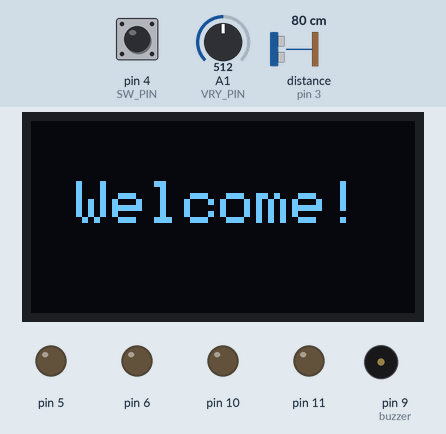
Recording of a sketch running on a simulated Arduino Uno, built with avr-gcc and run on an emulated ATmega328P. On the bench: 128×64 one-colour display, output pins drawn as LEDs (lit = HIGH), buzzer (waves = sounding). The test bench sets the inputs (shaded band); at power-on: pin 4 (SW_PIN) HIGH, A1 (VRY_PIN) = 512, distance to the obstacle (sensor on pin 3) 80 cm. The echo pulse lasts 58.3 µs per cm; pins used as bus, display or sensor lines are not drawn.

Above: at 2.2 s.
At 6.3 s:
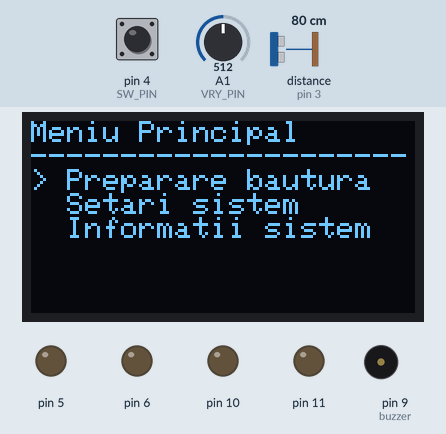
6.4 s: pin 4 (SW_PIN) pulled LOW for 1 s
At 13.9 s:
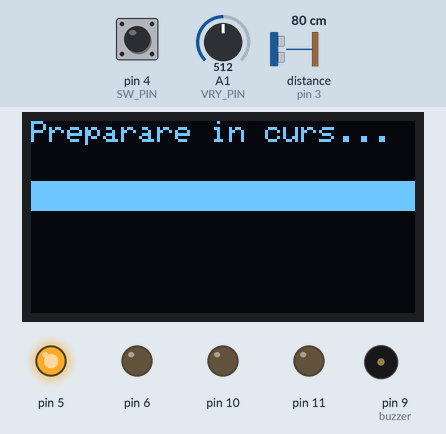
17.9 s: A1 (VRY_PIN) set to 610
20.9 s: pin 4 (SW_PIN) pulled LOW for 3.2 s
At 22.84 s:
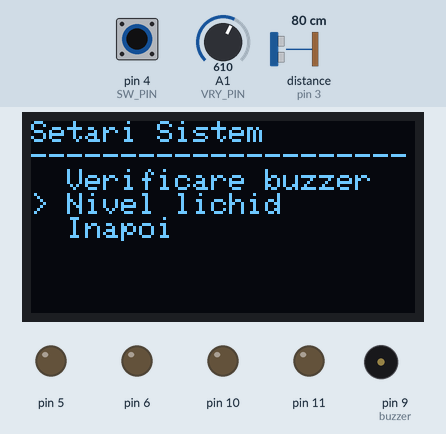
25.8 s: pin 4 (SW_PIN) pulled LOW for 3.2 s
At 29.0 s:
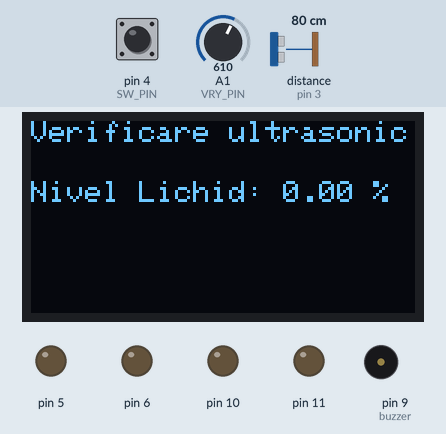
30.5 s: A1 (VRY_PIN) set to 590
Timing chart, 0 to 33.5 s (numbered marks = the images above; inputs shaded):
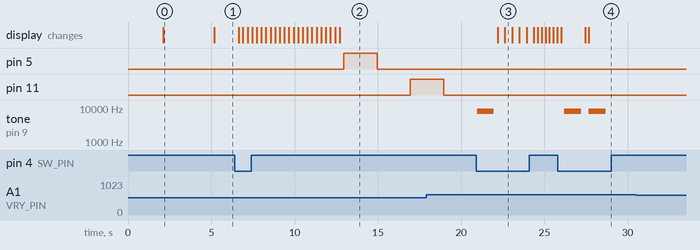

Measured:
- after the input at 6.4 s, pin 5: LOW → HIGH after 6.6 s, → LOW 2.0 s later; pin 11: LOW → HIGH after 10.6 s; the display: first changes after 0.26 s (image 2 shows a later state)
- after the input at 25.8 s, tone on pin 9 (buzzer): alternates 7992 Hz for 1.0 s and silent for 0.47 s, 4 changes in all, then stays silent, starting after 0.40 s
- what the display in image 0 shows lasts 3.1 s, from 2.1 s to 5.2 s
- what the display in image 3 shows lasts 0.5 s, from 22.6 s to 23.1 s

The sketch:

Sistem-Automatizat-De-Management-Si-Distributia-Lichidelor.ino
```cpp
#include <Wire.h>
#include <Adafruit_GFX.h>
#include <Adafruit_SSD1306.h>

// Configurare display OLED
#define SCREEN_WIDTH 128
#define SCREEN_HEIGHT 64
#define OLED_RESET -1
#define SCREEN_ADDRESS 0x3C
Adafruit_SSD1306 display(SCREEN_WIDTH, SCREEN_HEIGHT, &Wire, OLED_RESET);

// Configurare pinii pentru senzor ultrasonic
#define TRIG_PIN 2
#define ECHO_PIN 3

float H_max = 6;  // Înălțimea maximă a lichidului în cm

// Configurare joystick
#define VRY_PIN A1                         // Pin pentru axa Y
#define SW_PIN 4                           // Pin pentru buton
int yValue = 0;                            // Valoare axa Y
int buttonState = 0;                       // Starea butonului
int menuCursor = 1;                        // Poziția în meniu (1 = prima opțiune)
const int maxMenuItemsMain = 3;            // Numărul total de opțiuni în meniul principal
const int maxMenuItemsDrinks = 4;          // Numărul de băuturi (include opțiunea Înapoi)
const int maxMenuItemsSizes = 4;           // Numărul de dimensiuni (include opțiunea Înapoi)
const int maxMenuItemsConfirm = 3;         // Numărul de opțiuni în confirmare (include opțiunea Înapoi)
const int maxMenuItemsSystemSettings = 3;  // Numărul de opțiuni în Setări sistem (inclus Verificare ultrasonic)

int currentPage = 0;    // Pagina curentă (0 = meniul principal, 1 = Selectare băutură, 2 = Selectare cantitate, 3 = Confirmare selecție, 4 = Setări sistem, 5 = Informații sistem)
int drinkCursor = 1;    // Poziția în lista de băuturi
int sizeCursor = 1;     // Poziția în lista de cantități
int confirmCursor = 1;  // Poziția în lista de confirmare


// Configurare pinii pentru L298N
const int IN1 = 5;   // Pin de control pentru motorul 1, direcția 1
const int IN2 = 6;   // Pin de control pentru motorul 1, direcția 2
const int IN3 = 11;  // Pin de control pentru motorul 2, direcția 1
const int IN4 = 10;  // Pin de control pentru motorul 2, direcția 2


// Configurare buzzer
bool buzzerHasPlayed = false;  // Variabilă pentru a controla dacă buzzer-ul a sunat

// 'logo (1)', 128x64px
const unsigned char epd_bitmap_logo__1_[] PROGMEM = {
  0xff, 0xff, 0xff, 0xff, 0xff, 0xff, 0xff, 0xff, 0xff, 0xff, 0xff, 0xff, 0xff, 0xff, 0xff, 0xff,
  0xff, 0xff, 0xff, 0xff, 0xff, 0xff, 0xff, 0xff, 0xff, 0xff, 0xff, 0xff, 0xff, 0xff, 0xff, 0xff,
  0xff, 0xff, 0xff, 0xff, 0xff, 0xff, 0xff, 0xff, 0xff, 0xff, 0xff, 0xff, 0xff, 0xff, 0xff, 0xff,
  0xff, 0xff, 0xff, 0xff, 0xff, 0xff, 0xff, 0xff, 0xff, 0xff, 0xff, 0xff, 0xff, 0xff, 0xff, 0xff,
  0xff, 0xff, 0xff, 0xff, 0xff, 0xff, 0xff, 0xff, 0xff, 0xff, 0xff, 0xff, 0xff, 0xff, 0xff, 0xff,
  0xff, 0xff, 0xff, 0xff, 0xff, 0xff, 0xff, 0xff, 0xff, 0xff, 0xff, 0xff, 0xff, 0xff, 0xff, 0xff,
  0xff, 0xff, 0xff, 0xff, 0xff, 0xff, 0xff, 0xff, 0xff, 0xff, 0xff, 0xff, 0xff, 0xff, 0xff, 0xff,
  0xff, 0xff, 0xff, 0xff, 0xff, 0xff, 0xff, 0xff, 0xff, 0xff, 0xff, 0xff, 0xff, 0xff, 0xff, 0xff,
  0xff, 0xff, 0xff, 0xff, 0xff, 0xff, 0xff, 0xff, 0xff, 0xff, 0xff, 0xff, 0xff, 0xff, 0xff, 0xff,
  0xff, 0xff, 0xff, 0xff, 0xff, 0xff, 0xff, 0xff, 0xff, 0xff, 0xff, 0xff, 0xff, 0xff, 0xff, 0xff,
  0xff, 0xff, 0xff, 0xff, 0xff, 0xff, 0xff, 0xff, 0xff, 0xff, 0xff, 0xff, 0xff, 0xff, 0xff, 0xff,
  0xff, 0xff, 0xff, 0xff, 0xff, 0xff, 0xff, 0xff, 0x7f, 0xff, 0xff, 0xff, 0xff, 0xff, 0xff, 0xff,
  0xff, 0xff, 0xff, 0xff, 0xff, 0xff, 0xff, 0xff, 0x7f, 0xff, 0xff, 0xff, 0xff, 0xff, 0xff, 0xff,
  0xff, 0xff, 0xff, 0xff, 0xff, 0xff, 0xff, 0xef, 0x7f, 0xff, 0xff, 0xff, 0xff, 0xff, 0xff, 0xff,
  0xff, 0xff, 0xff, 0xff, 0xff, 0xff, 0xff, 0xef, 0x6f, 0xff, 0xff, 0xff, 0xff, 0xff, 0xff, 0xff,
  0xff, 0xff, 0xff, 0xff, 0xff, 0xff, 0xff, 0xef, 0x6f, 0xff, 0xff, 0xff, 0xff, 0xff, 0xff, 0xff,
  0xff, 0xff, 0xff, 0xff, 0xff, 0xff, 0xff, 0xee, 0xef, 0xff, 0xff, 0xff, 0xff, 0xff, 0xff, 0xff,
  0xff, 0xff, 0xff, 0xff, 0xff, 0xff, 0xff, 0xce, 0xef, 0xff, 0xff, 0xff, 0xff, 0xff, 0xff, 0xff,
  0xff, 0xff, 0xff, 0xff, 0xff, 0xff, 0xff, 0xdc, 0xcf, 0xff, 0xff, 0xff, 0xff, 0xff, 0xff, 0xff,
  0xff, 0xff, 0xff, 0xff, 0xff, 0xff, 0xff, 0xdd, 0xdf, 0xff, 0xff, 0xff, 0xff, 0xff, 0xff, 0xff,
  0xff, 0xff, 0xff, 0xff, 0xff, 0xff, 0xff, 0x9d, 0xdf, 0xff, 0xff, 0xff, 0xff, 0xff, 0xff, 0xff,
  0xff, 0xff, 0xff, 0xff, 0xff, 0xff, 0xff, 0xbd, 0x9f, 0xff, 0xff, 0xff, 0xff, 0xff, 0xff, 0xff,
  0xff, 0xff, 0xff, 0xff, 0xff, 0xff, 0xff, 0xb9, 0x9f, 0xff, 0xff, 0xff, 0xff, 0xff, 0xff, 0xff,
  0xff, 0xff, 0xff, 0xff, 0xff, 0xff, 0xff, 0xb9, 0xbf, 0xff, 0xff, 0xff, 0xff, 0xff, 0xff, 0xff,
  0xff, 0xff, 0xff, 0xff, 0xff, 0xff, 0xff, 0xfb, 0xff, 0xff, 0xff, 0xff, 0xff, 0xff, 0xff, 0xff,
  0xff, 0xff, 0xff, 0xff, 0xff, 0xff, 0xff, 0xdd, 0xdf, 0xff, 0xff, 0xff, 0xff, 0xff, 0xff, 0xff,
  0xff, 0xff, 0xff, 0xff, 0xff, 0xff, 0xff, 0xfd, 0xff, 0xff, 0xff, 0xff, 0xff, 0xff, 0xff, 0xff,
  0xff, 0xff, 0xff, 0xff, 0xff, 0xff, 0xff, 0xfd, 0xff, 0xff, 0xff, 0xff, 0xff, 0xff, 0xff, 0xff,
  0xff, 0xff, 0xff, 0xff, 0xff, 0xff, 0xff, 0xfd, 0xff, 0xff, 0xff, 0xff, 0xff, 0xff, 0xff, 0xff,
  0xff, 0xff, 0xff, 0xff, 0xff, 0xff, 0xff, 0xff, 0xfe, 0xff, 0xff, 0xff, 0xff, 0xff, 0xff, 0xff,
  0xff, 0xff, 0xff, 0xff, 0xff, 0xff, 0xef, 0xff, 0xff, 0xbf, 0xff, 0xff, 0xff, 0xff, 0xff, 0xff,
  0xff, 0xff, 0xff, 0xff, 0xff, 0xff, 0xfb, 0xf0, 0xfe, 0xff, 0xff, 0xff, 0xff, 0xff, 0xff, 0xff,
  0xff, 0xff, 0xff, 0xff, 0xff, 0xff, 0xb6, 0x1f, 0xc3, 0x63, 0xff, 0xff, 0xff, 0xff, 0xff, 0xff,
  0xff, 0xff, 0xff, 0xff, 0xff, 0xff, 0xcd, 0xff, 0xfd, 0x91, 0xff, 0xff, 0xff, 0xff, 0xff, 0xff,
  0xff, 0xff, 0xff, 0xff, 0xff, 0xff, 0xa3, 0xff, 0xfe, 0x2f, 0xff, 0xff, 0xff, 0xff, 0xff, 0xff,
  0xff, 0xff, 0xff, 0xff, 0xff, 0xff, 0x8c, 0x00, 0x01, 0xcd, 0xff, 0xff, 0xff, 0xff, 0xff, 0xff,
  0xff, 0xff, 0xff, 0xff, 0xff, 0xff, 0x81, 0xff, 0xfe, 0x0d, 0xff, 0xff, 0xff, 0xff, 0xff, 0xff,
  0xff, 0xff, 0xff, 0xff, 0xff, 0xff, 0xcf, 0xdf, 0xff, 0x8b, 0xff, 0xff, 0xff, 0xff, 0xff, 0xff,
  0xff, 0xff, 0xff, 0xff, 0xff, 0xff, 0xcf, 0xff, 0xff, 0x07, 0xff, 0xff, 0xff, 0xff, 0xff, 0xff,
  0xff, 0xff, 0xff, 0xff, 0xff, 0xff, 0xcf, 0xff, 0xf0, 0x07, 0xff, 0xff, 0xff, 0xff, 0xff, 0xff,
  0xff, 0xff, 0xff, 0xff, 0xff, 0xff, 0xcf, 0xff, 0xff, 0x0f, 0xff, 0xff, 0xff, 0xff, 0xff, 0xff,
  0xff, 0xff, 0xff, 0xff, 0xff, 0xff, 0xef, 0xff, 0xfe, 0x0f, 0xff, 0xff, 0xff, 0xff, 0xff, 0xff,
  0xff, 0xff, 0xff, 0xff, 0xff, 0xff, 0xe7, 0xff, 0xf8, 0x3f, 0xff, 0xff, 0xff, 0xff, 0xff, 0xff,
  0xff, 0xff, 0xff, 0xff, 0xff, 0xff, 0xf7, 0xff, 0x8e, 0x3f, 0xff, 0xff, 0xff, 0xff, 0xff, 0xff,
  0xff, 0xff, 0xff, 0xff, 0xff, 0xff, 0xf3, 0xff, 0xfc, 0x7f, 0xff, 0xff, 0xff, 0xff, 0xff, 0xff,
  0xff, 0xff, 0xff, 0xff, 0xff, 0xff, 0xf9, 0xff, 0xe0, 0x7f, 0xff, 0xff, 0xff, 0xff, 0xff, 0xff,
  0xff, 0xff, 0xff, 0xff, 0xff, 0xff, 0xe4, 0xf0, 0x00, 0x3f, 0xff, 0xff, 0xff, 0xff, 0xff, 0xff,
  0xff, 0xff, 0xff, 0xff, 0xff, 0xff, 0xef, 0x3f, 0xf3, 0xdf, 0xff, 0xff, 0xff, 0xff, 0xff, 0xff,
  0xff, 0xff, 0xff, 0xff, 0xff, 0xff, 0xff, 0x83, 0x07, 0xf7, 0xff, 0xff, 0xff, 0xff, 0xff, 0xff,
  0xff, 0xff, 0xff, 0xff, 0xff, 0xff, 0xbf, 0xc0, 0x0f, 0xe7, 0xff, 0xff, 0xff, 0xff, 0xff, 0xff,
  0xff, 0xff, 0xff, 0xff, 0xff, 0xff, 0xcf, 0xff, 0xff, 0x8f, 0xff, 0xff, 0xff, 0xff, 0xff, 0xff,
  0xff, 0xff, 0xff, 0xff, 0xff, 0xff, 0xf0, 0xff, 0xfc, 0x3f, 0xff, 0xff, 0xff, 0xff, 0xff, 0xff,
  0xff, 0xff, 0xff, 0xff, 0xff, 0xff, 0xfe, 0x00, 0x01, 0xff, 0xff, 0xff, 0xff, 0xff, 0xff, 0xff,
  0xff, 0xff, 0xff, 0xff, 0xff, 0xff, 0xff, 0xff, 0xff, 0xff, 0xff, 0xff, 0xff, 0xff, 0xff, 0xff,
  0xff, 0xff, 0xff, 0xff, 0xff, 0xff, 0xff, 0xff, 0xff, 0xff, 0xff, 0xff, 0xff, 0xff, 0xff, 0xff,
  0xff, 0xff, 0xff, 0xff, 0xff, 0xff, 0xff, 0xff, 0xff, 0xff, 0xff, 0xff, 0xff, 0xff, 0xff, 0xff,
  0xff, 0xff, 0xff, 0xff, 0xff, 0xff, 0xff, 0xff, 0xff, 0xff, 0xff, 0xff, 0xff, 0xff, 0xff, 0xff,
  0xff, 0xff, 0xff, 0xff, 0xff, 0xff, 0xff, 0xff, 0xff, 0xff, 0xff, 0xff, 0xff, 0xff, 0xff, 0xff,
  0xff, 0xff, 0xff, 0xff, 0xff, 0xff, 0xff, 0xff, 0xff, 0xff, 0xff, 0xff, 0xff, 0xff, 0xff, 0xff,
  0xff, 0xff, 0xff, 0xff, 0xff, 0xff, 0xff, 0xff, 0xff, 0xff, 0xff, 0xff, 0xff, 0xff, 0xff, 0xff,
  0xff, 0xff, 0xff, 0xff, 0xff, 0xff, 0xff, 0xff, 0xff, 0xff, 0xff, 0xff, 0xff, 0xff, 0xff, 0xff,
  0xff, 0xff, 0xff, 0xff, 0xff, 0xff, 0xff, 0xff, 0xff, 0xff, 0xff, 0xff, 0xff, 0xff, 0xff, 0xff,
  0xff, 0xff, 0xff, 0xff, 0xff, 0xff, 0xff, 0xff, 0xff, 0xff, 0xff, 0xff, 0xff, 0xff, 0xff, 0xff,
  0xff, 0xff, 0xff, 0xff, 0xff, 0xff, 0xff, 0xff, 0xff, 0xff, 0xff, 0xff, 0xff, 0xff, 0xff, 0xff
};

// Functii Display
void showMainMenu() {
  display.setTextSize(1);
  display.setCursor(0, 0);
  display.println("Meniu Principal");
  display.println("---------------------");
  display.println(menuCursor == 1 ? "> Preparare bautura" : "  Preparare bautura");
  display.println(menuCursor == 2 ? "> Setari sistem" : "  Setari sistem");
  display.println(menuCursor == 3 ? "> Informatii sistem" : "  Informatii sistem");
}

void showSelectDrinkPage() {
  display.setTextSize(1);
  display.setCursor(0, 0);
  display.println("Selectare bautura");
  display.println("---------------------");
  display.println(drinkCursor == 1 ? "> Cafea" : "  Cafea");
  display.println(drinkCursor == 2 ? "> Ceai" : "  Ceai");
  display.println(drinkCursor == 3 ? "> Ciocolata calda" : "  Ciocolata calda");
  display.println(drinkCursor == maxMenuItemsDrinks ? "> Inapoi" : "  Inapoi");
}

void showSelectSizePage() {
  display.setTextSize(1);
  display.setCursor(0, 0);
  display.println("Selectare cantitate");
  display.println("---------------------");
  display.println(sizeCursor == 1 ? "> Mica" : "  Mica");
  display.println(sizeCursor == 2 ? "> Medie" : "  Medie");
  display.println(sizeCursor == 3 ? "> Mare" : "  Mare");
  display.println(sizeCursor == maxMenuItemsSizes ? "> Inapoi" : "  Inapoi");
}

void showConfirmationPage() {
  display.setTextSize(1);
  display.setCursor(0, 0);
  display.println("Confirmare selectie");
  display.println("---------------------");
  display.println(confirmCursor == 1 ? "> DA" : "  DA");
  display.println(confirmCursor == 2 ? "> NU" : "  NU");
  display.println(confirmCursor == maxMenuItemsConfirm ? "> Inapoi" : "  Inapoi");
}

void showSystemSettingsPage() {
  display.setTextSize(1);
  display.setCursor(0, 0);
  display.println("Setari Sistem");
  display.println("---------------------");
  display.println(menuCursor == 1 ? "> Verificare buzzer" : "  Verificare buzzer");
  display.println(menuCursor == 2 ? "> Nivel lichid" : "  Nivel lichid");
  display.println(menuCursor == maxMenuItemsSystemSettings ? "> Inapoi" : "  Inapoi");
}


void showLoadingBar() {
  display.clearDisplay();
  display.setTextSize(1);
  display.setCursor(0, 0);
  display.println("Preparare in curs...");
  display.display();

  for (int i = 0; i <= 100; i += 5) {
    display.fillRect(0, 20, (SCREEN_WIDTH * i) / 100, 10, SSD1306_WHITE);
    display.display();
    delay(250);  // Durata de încărcare: 5 secunde (20 * 250ms)
  }
}

void showSystemInfoPage() {
  display.setTextSize(1);
  display.setCursor(0, 0);
  display.println("Informatii Sistem");
}

void showBitmap(const uint8_t *bitmap) {

  display.clearDisplay();
  display.drawBitmap(0, 0, bitmap, SCREEN_WIDTH, SCREEN_HEIGHT, WHITE);
  display.display();
}


// Functii Buzzer
void setup_timer() {
  DDRB |= 1 << 1;    // Declară PB1 ca ieșire
  TCCR1A = 1 << 6;   // OC1A își va schimba valoarea când timer-ul ajunge la OCR1A
  TCCR1B = 1 << 3;   // Se activează modul CTC (Clear Timer on Compare Match)
  TCCR1B |= 1 << 0;  // Se pornește timer-ul cu prescaler = 1
  OCR1A = 22000;     // O iterație va dura 1,66 ms (cu prescaler de 1)
}

void testBuzzer() {
  setup_timer();
  DDRB |= (1 << DDB1);  // Setăm PB1 ca ieșire pentru buzzer (OC1A)

  TCCR1A |= (1 << COM1A0);  // Configurăm OC1A pentru toggle la comparare
  TCCR1B |= (1 << WGM12);   // Activăm modul CTC
  TCCR1B |= (1 << CS10);    // Setăm prescaler la 1

  OCR1A = 1000;  // Frecvența sunetului (aprox. 1kHz pentru un ton audibil)

  delay(1000);

  TCCR1A &= ~(1 << COM1A0);  // Dezactivăm toggle pe OC1A
  TCCR1B &= ~(1 << CS10);    // Oprim timer-ul

  buzzerHasPlayed = false;  // Resetăm flag-ul pentru următoarea activare
}

// Functii Senzor Ultrasonic
long measureDistance() {
  digitalWrite(TRIG_PIN, LOW);
  delayMicroseconds(2);
  digitalWrite(TRIG_PIN, HIGH);
  delayMicroseconds(10);
  digitalWrite(TRIG_PIN, LOW);

  long durata = pulseIn(ECHO_PIN, HIGH);
  float distanta = durata * 0.034 / 2;  // Conversie în centimetri
  return distanta;
}

void displayUltrasonicMeasurement() {
  display.clearDisplay();
  display.setTextSize(1);
  display.setCursor(0, 0);
  display.println(F("Verificare ultrasonic"));
  display.setCursor(0, 20);
  long distanta = measureDistance();
  float nivel = (1 - (distanta / H_max)) * 100;
  nivel = constrain(nivel, 0, 100);  // Limităm nivelul între 0% și 100%
  display.print(F("Nivel Lichid: "));
  display.print(nivel);
  display.println(F(" %"));
  display.display();

  if (nivel < 30) {
    testBuzzer();
  }

  delay(5000);
}


// Functii JoyStick Y
int readADC(uint8_t channel) {
  ADMUX = (ADMUX & 0xF8) | channel;  // Selectează canalul ADC
  ADCSRA |= (1 << ADSC);             // Pornește conversia
  while (ADCSRA & (1 << ADSC))
    ;          // Așteaptă să se termine conversia
  return ADC;  // Returnează valoarea citită
}

void handleJoystick() {
  yValue = readADC(1);  // Citim axa Y de la canalul 1 (A1)
  buttonState = digitalRead(SW_PIN);

  if (yValue < 400) {
    joystickUp();
  } else if (yValue > 600) {
    joystickDown();
  }

  if (buttonState == LOW) {
    joystickPressed();
  }
}

void joystickUp() {
  if (currentPage == 0) {
    menuCursor--;
    if (menuCursor < 1) menuCursor = maxMenuItemsMain;
  } else if (currentPage == 1) {
    drinkCursor--;
    if (drinkCursor < 1) drinkCursor = maxMenuItemsDrinks;
  } else if (currentPage == 2) {
    sizeCursor--;
    if (sizeCursor < 1) sizeCursor = maxMenuItemsSizes;
  } else if (currentPage == 3) {
    confirmCursor--;
    if (confirmCursor < 1) confirmCursor = maxMenuItemsConfirm;
  } else if (currentPage == 4) {
    menuCursor--;
    if (menuCursor < 1) menuCursor = maxMenuItemsSystemSettings;
  }
  delay(200);  // Debounce
}

void joystickDown() {
  if (currentPage == 0) {
    menuCursor++;
    if (menuCursor > maxMenuItemsMain) menuCursor = 1;
  } else if (currentPage == 1) {
    drinkCursor++;
    if (drinkCursor > maxMenuItemsDrinks) drinkCursor = 1;
  } else if (currentPage == 2) {
    sizeCursor++;
    if (sizeCursor > maxMenuItemsSizes) sizeCursor = 1;
  } else if (currentPage == 3) {
    confirmCursor++;
    if (confirmCursor > maxMenuItemsConfirm) confirmCursor = 1;
  } else if (currentPage == 4) {
    menuCursor++;
    if (menuCursor > maxMenuItemsSystemSettings) menuCursor = 1;
  }
  delay(200);  // Debounce
}

void joystickPressed() {
  if (currentPage == 0) {
    if (menuCursor == 1) {
      currentPage = 1;
      drinkCursor = 1;
    } else if (menuCursor == 2) {
      currentPage = 4;
    } else if (menuCursor == 3) {
      currentPage = 5;
    }
  } else if (currentPage == 1) {
    if (drinkCursor == maxMenuItemsDrinks) {
      currentPage = 0;
      menuCursor = 1;
    } else {
      currentPage = 2;
      sizeCursor = 1;
    }
  } else if (currentPage == 2) {
    if (sizeCursor == maxMenuItemsSizes) {
      currentPage = 1;
      drinkCursor = 1;
    } else {
      currentPage = 3;
      confirmCursor = 1;
    }
  } else if (currentPage == 3) {
    if (confirmCursor == maxMenuItemsConfirm) {
      currentPage = 2;
      sizeCursor = 1;
    } else if (confirmCursor == 1) {
      showLoadingBar();
      prepareDrink();
      currentPage = 0;
      menuCursor = 1;
    } else if (confirmCursor == 2) {
      currentPage = 1;
      drinkCursor = 1;
    }
  } else if (currentPage == 4) {
    if (menuCursor == 1) {
      testBuzzer();
    } else if (menuCursor == 2) {
      displayUltrasonicMeasurement();  // Afișează valoarea măsurată
    } else if (menuCursor == 3) {
      currentPage = 0;
      menuCursor = 1;
    }
  } else if (currentPage == 5) {
    currentPage = 0;
    menuCursor = 1;
  }
  delay(200);  // Debounce
}


// Functii Pompe
void prepareDrink() {
  int pumpDuration = 0;

  // Setăm durata pompelor în funcție de dimensiunea selectată
  if (sizeCursor == 1) {
    pumpDuration = 2000;  // Cantitate mică: 2 secunde
  } else if (sizeCursor == 2) {
    pumpDuration = 4000;  // Cantitate medie: 4 secunde
  } else if (sizeCursor == 3) {
    pumpDuration = 6000;  // Cantitate mare: 6 secunde
  }


  // Activarea primei pompe
  PORTD |= (1 << PORTD5);   // Setează PD5 (IN1 HIGH)
  PORTD &= ~(1 << PORTD6);  // Setează PD6 (IN2 LOW)
  delay(pumpDuration);              // 5 secunde

  // Oprirea primei pompe
  PORTD &= ~(1 << PORTD5);  // Setează PD5 (IN1 LOW)
  PORTD &= ~(1 << PORTD6);  // Setează PD6 (IN2 LOW)
  delay(2000);              // 2 secunde

  // Activarea celei de-a doua pompe
  PORTB |= (1 << PORTB3);   // Setează PB3 (IN3 HIGH)
  PORTB &= ~(1 << PORTB2);  // Setează PB2 (IN4 LOW)
  delay(pumpDuration);              // 5 secunde

  // Oprirea celei de-a doua pompe
  PORTB &= ~(1 << PORTB3);  // Setează PB3 (IN3 LOW)
  PORTB &= ~(1 << PORTB2);  // Setează PB2 (IN4 LOW)
  delay(2000);              // 2 secunde

  testBuzzer();
}


void setup() {
  pinMode(SW_PIN, INPUT_PULLUP);

  // Setarea pinilor pentru senzorul ultrasonic
  pinMode(TRIG_PIN, OUTPUT);
  pinMode(ECHO_PIN, INPUT);

  // Configurare ADC (KY- JoyStick)
  ADMUX = (1 << REFS0);                                               // Setează referința de tensiune la AVcc
  ADCSRA = (1 << ADEN) | (1 << ADPS2) | (1 << ADPS1) | (1 << ADPS0);  // Activează ADC și setează prescaler-ul la 128

  // Setarea pinilor ca ieșiri
  // Portul D: Pin 5 (PD5), Pin 6 (PD6) -> PORTD
  // Portul B: Pin 11 (PB3), Pin 10 (PB2) -> PORTB
  DDRD |= (1 << DDD5) | (1 << DDD6);  // Setează PD5, PD6 ca ieșiri
  DDRB |= (1 << DDB2) | (1 << DDB3);  // Setează PB2, PB3 ca ieșiri

  display.begin(SSD1306_SWITCHCAPVCC, SCREEN_ADDRESS);
  display.clearDisplay();

  showBitmap(epd_bitmap_logo__1_);
  delay(2000);  // Afișează bitmap-ul timp de 2 secunde

  display.clearDisplay();
  display.setTextSize(2);          // Dimensiune text
  display.setTextColor(WHITE);     // Culoare text
  display.setCursor(15, 20);       // Pozitioneaza textul pe mijloc
  display.println(F("Welcome!"));  // Mesajul de afișat
  display.display();

  delay(3000);  // Așteaptă 3 secunde pentru afișarea mesajului

  display.setTextSize(1);
  display.setTextColor(SSD1306_WHITE);
  display.setCursor(0, 0);
  display.display();
}


void loop() {
  handleJoystick();

  display.clearDisplay();
  if (currentPage == 0) {
    showMainMenu();
  } else if (currentPage == 1) {
    showSelectDrinkPage();
  } else if (currentPage == 2) {
    showSelectSizePage();
  } else if (currentPage == 3) {
    showConfirmationPage();
  } else if (currentPage == 4) {
    showSystemSettingsPage();
  } else if (currentPage == 5) {
    showSystemInfoPage();
  }
  display.display();
}
```
